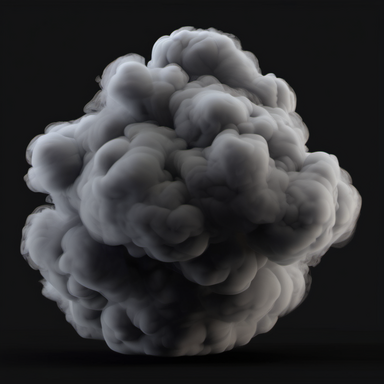
#> input picture PortTools/backdrops/fx_src/h_fx_smoke_2.png, 384 x 384 px, found by its file name
$ python gen_fx.py fx_src/h_fx_dust_3.png fx_src/h_fx_smoke_2.png
#> lines starting #> are read from the running program, lines starting #| are printed output that depends on the picture; after the words box and inside, x2 and y2 are one past the last pixel; in counts of white or black regions, pixels touching at a corner belong together
"""Particle sprites from ComfyUI renders on a dark background (h_fx_*): the background level is taken from the
corners and removed, alpha comes from what's left, faded to nothing at the rim (no square edges).
usage: gen_fx.py <renders dir> <out dir>"""
import os, sys
import numpy as np
from PIL import Image

PICK = {'smoke': 'h_fx_smoke_2.png', 'dust': 'h_fx_dust_3.png', 'spark': 'h_fx_spark_0.png'}
src, out = sys.argv[1], sys.argv[2]
for name, f in PICK.items():
    a = np.asarray(Image.open(os.path.join(src, f)).convert('RGB').resize((256, 256), Image.LANCZOS), np.float32) / 255
    n = a.shape[0]
#> n = 256
    corners = np.concatenate([a[:16, :16], a[:16, -16:], a[-16:, :16], a[-16:, -16:]]).reshape(-1, 3)
#> corners = 1024 rows, first 8: [0.0706, 0.0745, 0.0784], [0.0706, 0.0745, 0.0784], [0.0745, 0.0745, 0.0784], [0.0745, 0.0745, 0.0784], [0.0706, 0.0706, 0.0784], [0.0706, 0.0706, 0.0784], [0.0706, 0.0706, 0.0784], [0.0706, 0.0706, 0.0745]
    bg = np.median(corners, axis=0)
#> bg = [0.0667, 0.0706, 0.0745]
    lum = a.max(axis=2)
    d = np.clip((lum - bg.max() - 0.02) / max(1e-3, np.percentile(lum, 99.5) - bg.max()), 0, 1)
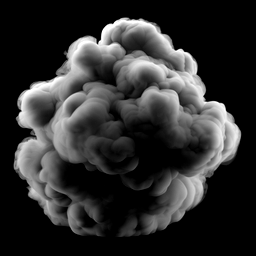
#> d: shape (256, 256) float32; min 0, max 1, mean 0.184
    yy, xx = np.mgrid[0:n, 0:n] / (n - 1) * 2 - 1
    r = np.sqrt(xx * xx + yy * yy)
    d *= np.clip((1.0 - r) / 0.25, 0, 1)            # nothing at the rim
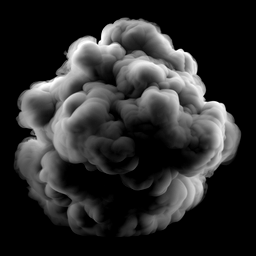
#> d: shape (256, 256) float32; 10.23% of pixels changed, all inside (x1, y1, x2, y2) = (13, 17, 242, 237)
    if name == 'spark':                               # additive: the colour is the light
        rgb = np.clip((a - bg) / max(1e-3, (a - bg).max()), 0, 1) * d[..., None]
        alpha = d
    else:                                             # alpha-blended puffs: their own colour, density as alpha
        rgb = np.clip((a - bg * (1 - d[..., None])) / np.maximum(d[..., None], 0.05), 0, 1)
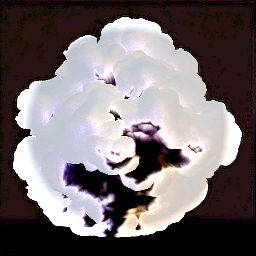
#> rgb: shape (256, 256, 3) float32; mean R, G, B 0.462, 0.428, 0.437
        alpha = np.clip(d * 1.15, 0, 1) ** 1.1
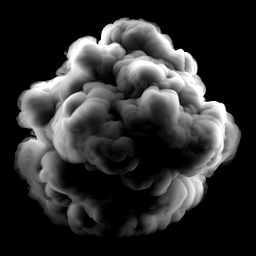
#> alpha: shape (256, 256) float32; min 0, max 1, mean 0.184
    img = np.concatenate([rgb, alpha[..., None]], axis=2)
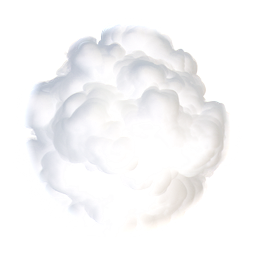
#> img: shape (256, 256, 4) float32; mean R, G, B, A 0.462, 0.428, 0.437, 0.184; transparent parts drawn white
    Image.fromarray((img * 255).astype(np.uint8), 'RGBA').save(os.path.join(out, 'fx_%s.png' % name))
    print('fx_%s.png' % name)
#> pass 2 of the loop `for name, f in PICK.items():`:
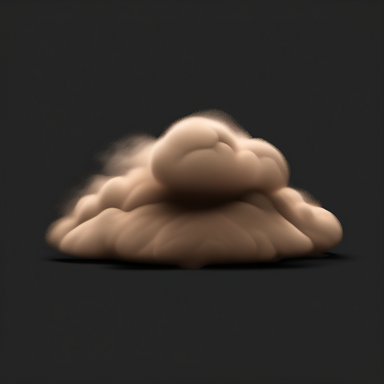
#> input picture PortTools/backdrops/fx_src/h_fx_dust_3.png, 384 x 384 px, found by its file name
#> corners = 1024 rows, first 8: [0.129, 0.133, 0.133], [0.133, 0.133, 0.137], [0.133, 0.133, 0.137], [0.133, 0.133, 0.137], [0.137, 0.133, 0.137], [0.133, 0.133, 0.137], [0.137, 0.133, 0.137], [0.137, 0.133, 0.137]
#> bg = [0.141, 0.141, 0.137]
#> `alpha = np.clip(d * 1.15, 0, 1) ** 1.1`:
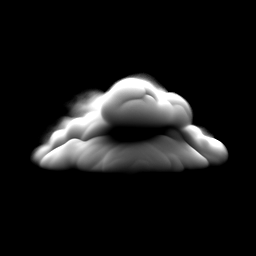
#> alpha: shape (256, 256) float32; min 0, max 1, mean 0.0916
#> `img = np.concatenate([rgb, alpha[..., None]], axis=2)`:
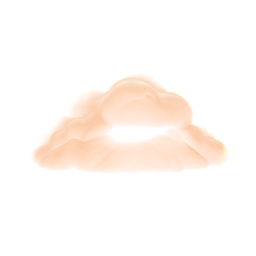
#> img: shape (256, 256, 4) float32; mean R, G, B, A 0.206, 0.14, 0.15, 0.0916; transparent parts drawn white
#> pass 3 of the loop `for name, f in PICK.items():`:
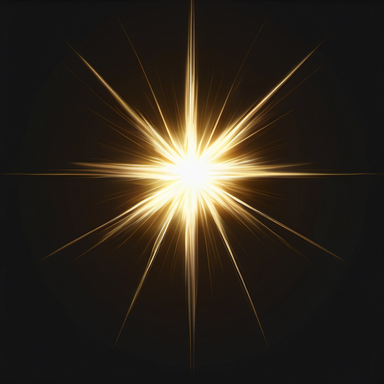
#> input picture PortTools/backdrops/fx_src/h_fx_spark_0.png, 384 x 384 px, found by its file name
#> corners = 1024 rows, first 8: [0.0627, 0.0667, 0.0706], [0.0627, 0.0667, 0.0706], [0.0667, 0.0627, 0.0667], [0.0627, 0.0627, 0.0667], [0.0667, 0.0627, 0.0667], [0.0627, 0.0627, 0.0667], [0.0627, 0.0627, 0.0667], [0.0667, 0.0627, 0.0627]
#> bg = [0.0745, 0.0745, 0.0784]
#> `rgb = np.clip((a - bg) / max(1e-3, (a - bg).max()), 0, 1) * d[..., None]`:
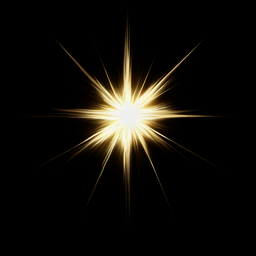
#> rgb: shape (256, 256, 3) float32; mean R, G, B 0.0674, 0.0585, 0.0407
#> `img = np.concatenate([rgb, alpha[..., None]], axis=2)`:
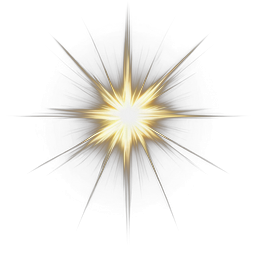
#> img: shape (256, 256, 4) float32; mean R, G, B, A 0.0674, 0.0585, 0.0407, 0.098; transparent parts drawn white
